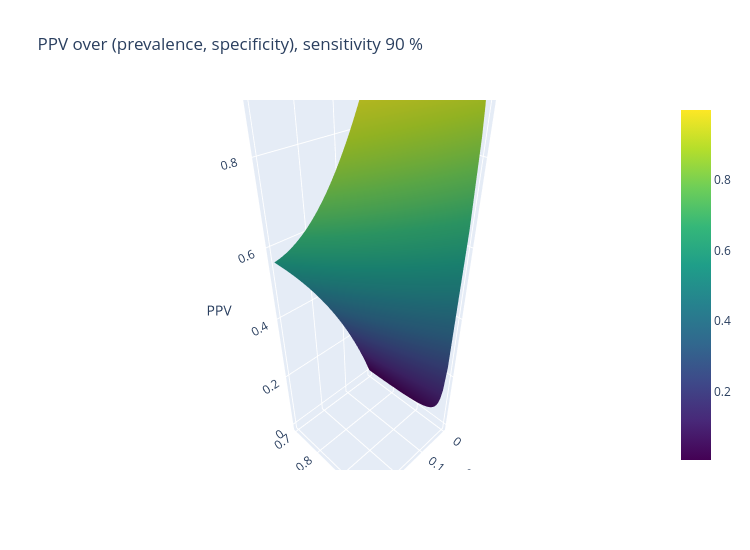

The notebook cell this image was saved under:
### Markdown cell above
### 8.3 Interactive Plotly version of 8.1

### Code cell
fig = go.Figure(go.Surface(x=prev_values, y=spec_values, z=PPV, colorscale="Viridis"))
fig.update_layout(title="PPV over (prevalence, specificity), sensitivity 90 %", width=750, height=550,
                  scene=dict(xaxis_title="prevalence", yaxis_title="specificity", zaxis_title="PPV"))
fig.show()
